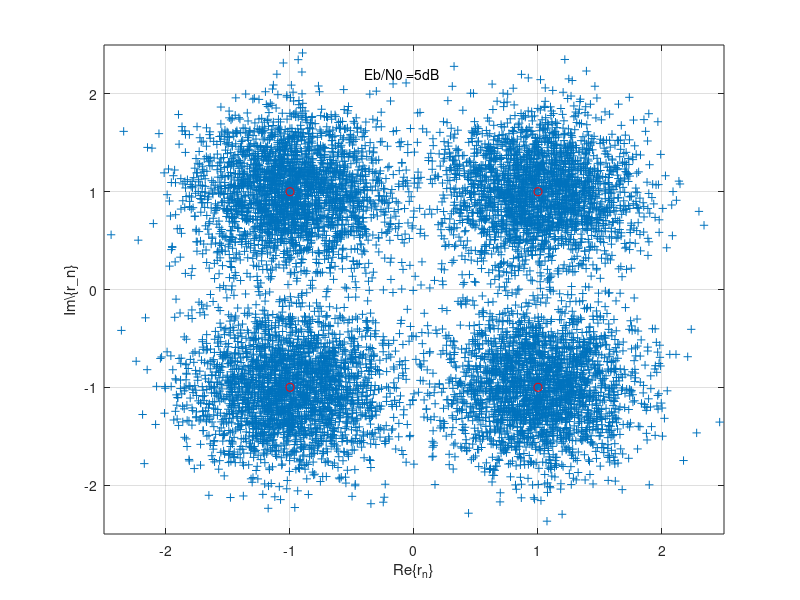

MATLAB code for this plot:
%% Constellation diagram for QPSK
clear all;close all;clc;
Ns = 1e4;% no. transmitted symbols
EbN0dB_sim = 5; %SNR (dB)
QPSK_sig_set = [1+i -1+i 1-i -1-i]; %QPSK signal set
%%%%%%%%%%%%%%%%%%%%%%%%%%%%%%%%%%%%
EbN0_sim = 10^(EbN0dB_sim/10); %SNR for simulation
N0_sim = mean(abs(QPSK_sig_set.^2)/2)/EbN0_sim; % N0
b = round(rand(1, 2*Ns)); % info bits
bp1 = b(1:2:length(b));
bp2 = b(2:2:length(b));
m = 2*bp1+bp2+1; %indices for QPSK signal points
s = QPSK_sig_set(m); %transmitted signal points
w = sqrt(N0_sim/2)*randn(1, Ns)+ i*sqrt(N0_sim/2)*randn(1, Ns); %AWGN
r = s + w; % received signal values
b2 = []; % received bits
for n = 1:Ns
    if real(r(n)) > 0 & imag(r(n)) > 0;
        b2 = [b2 0 0];
    elseif real(r(n)) <= 0 & imag(r(n)) > 0;
        b2 = [b2 0 1];
    elseif real(r(n)) > 0 & imag(r(n)) <= 0;
        b2 = [b2 1 0];
    else
        b2 = [b2 1 1];
    end
end

BER = length(find(b ~= 2))/(2*Ns);
plot(r,'+'); hold on; grid on;
plot(QPSK_sig_set,'ro');
xlabel('Re\{r_n\}'); ylabel('Im\{r_n}');
axis([-2.5 2.5 -2.5 2.5]);
text(-0.4, 2.2, strcat('Eb/N0 = ', num2str(EbN0dB_sim),'dB'));


